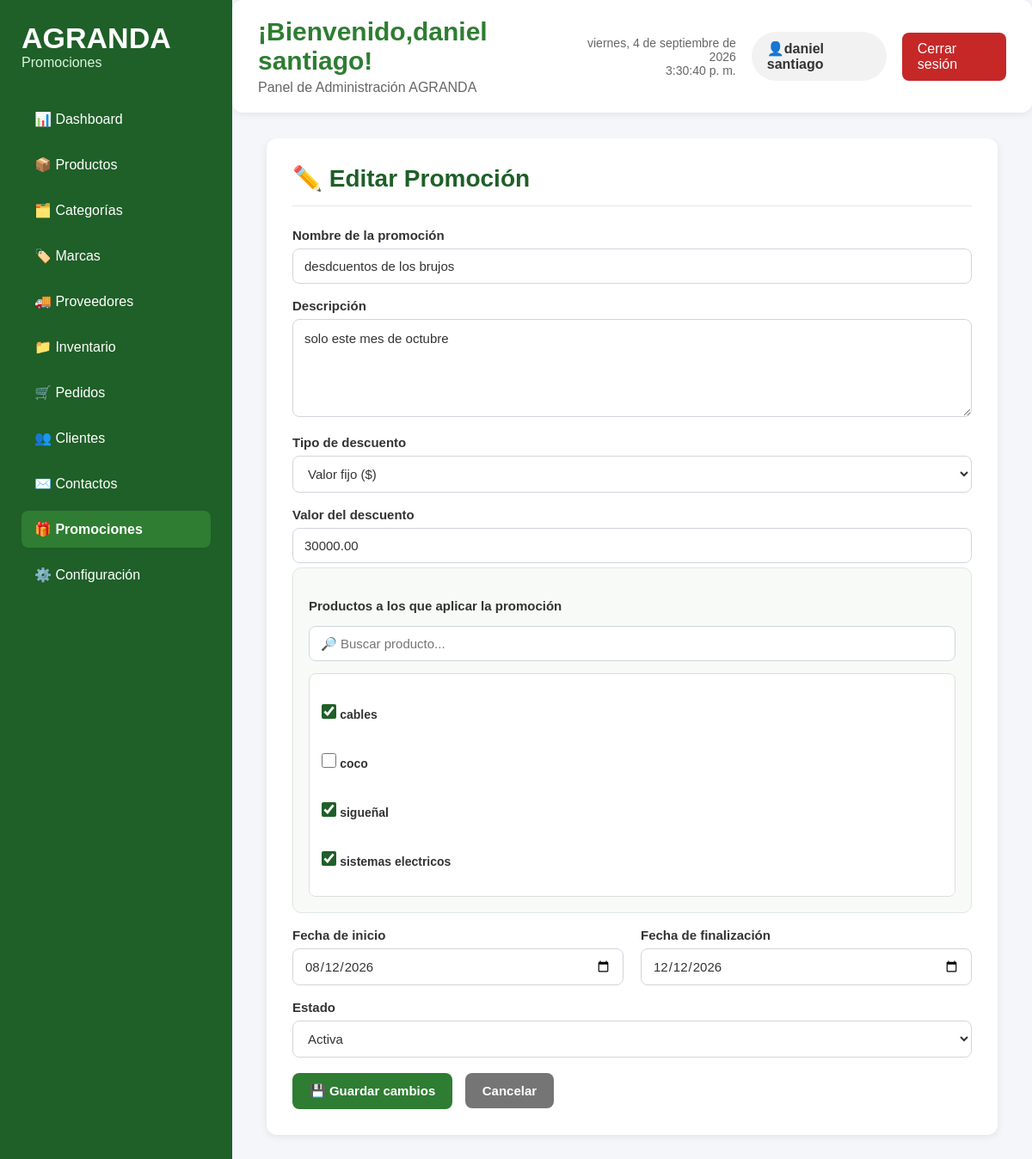
The page /admin/promociones/editar_promocion.php?id=3 (signed in) on the database its author committed.
### tables this page shows
CREATE TABLE `promociones` (
  `id_promocion` int(11) NOT NULL,
  `nombre` varchar(100) NOT NULL,
  `descripcion` text DEFAULT NULL,
  `tipo` enum('Porcentaje','Fijo') NOT NULL,
  `valor_descuento` decimal(10,2) NOT NULL,
  `fecha_inicio` date NOT NULL,
  `fecha_fin` date NOT NULL,
  `estado` tinyint(1) DEFAULT 1,
  `fecha_creacion` timestamp NOT NULL DEFAULT current_timestamp()
);

CREATE TABLE `productos` (
  `id_producto` int(11) NOT NULL,
  `id_categoria` int(11) NOT NULL,
  `id_marca` int(11) DEFAULT NULL,
  `nombre` varchar(150) NOT NULL,
  `descripcion` text DEFAULT NULL,
  `codigo_producto` varchar(50) NOT NULL,
  `precio` decimal(10,2) NOT NULL,
  `peso` decimal(8,2) DEFAULT NULL,
  `estado` tinyint(1) DEFAULT 1,
  `destacado` tinyint(1) DEFAULT 0,
  `fecha_creacion` timestamp NOT NULL DEFAULT current_timestamp(),
  `fecha_actualizacion` timestamp NOT NULL DEFAULT current_timestamp() ON UPDATE current_timestamp()
);

### admin/promociones/editar_promocion.php (the view, shortened to what this page needs)
<?php
require_once("../../config/conexion.php");
$id_promocion = intval($_GET["id"] ?? 0);
$sqlPromocion = "SELECT
                    id_promocion,
                    nombre,
                    descripcion,
                    tipo,
                    valor_descuento,
                    fecha_inicio,
                    fecha_fin,
                    estado
                 FROM promociones
                 WHERE id_promocion = ?";
$stmtPromocion = $conexion->prepare($sqlPromocion);
$stmtPromocion->bind_param("i", $id_promocion);
$stmtPromocion->execute();
$resultadoPromocion = $stmtPromocion->get_result();
$promocion = $resultadoPromocion->fetch_assoc();
$sqlProductos = "SELECT
                    id_producto,
                    nombre
                 FROM productos
                 WHERE estado = 1
                 ORDER BY nombre ASC";
$resultadoProductos = $conexion->query($sqlProductos);
$sqlAsociados = "SELECT id_producto
                 FROM promocion_producto
                 WHERE id_promocion = ?";
$stmtAsociados = $conexion->prepare($sqlAsociados);
$stmtAsociados->bind_param("i", $id_promocion);
$stmtAsociados->execute();
$resultadoAsociados = $stmtAsociados->get_result();
$productosAsociados = [];
while ($producto = $resultadoAsociados->fetch_assoc()) {
    $productosAsociados[] = $producto["id_producto"];
}
?>
<!DOCTYPE html>
<html lang="es">
<head>
    <link rel="stylesheet" href="promociones.css">
</head>
<body>
<div class="contenedor-dashboard">
    <aside class="menu-lateral">
        <div class="logo-panel">
            <h1>AGRANDA</h1>
            <p>Promociones</p>
        </div>
        <nav>
            <ul>
                <li><a href="../dashboard/dashboard.php">📊 Dashboard</a></li>
                <li><a href="../productos/productos.php">📦 Productos</a></li>
                <li><a href="../categorias/categorias.php">🗂️ Categorías</a></li>
                <li><a href="../marcas/marcas.php">🏷️ Marcas</a></li>
                <li><a href="../proveedores/proveedores.php">🚚 Proveedores</a></li>
                <li><a href="../inventario/inventario.php">📁 Inventario</a></li>
                <li><a href="../pedidos/pedidos.php">🛒 Pedidos</a></li>
                <li><a href="../clientes/clientes.php">👥 Clientes</a></li>
                <li><a href="../contactos/contactos.php">✉️ Contactos</a></li>
                <li><a href="promociones.php" class="activo">🎁 Promociones</a></li>
                <li><a href="../configuracion/configuracion.php">⚙️ Configuración</a></li>
            </ul>
        </nav>
    </aside>
    <main class="contenido">
        <header class="encabezado">
            <div class="titulo-panel">
                <h2>¡Bienvenido,<?php echo htmlspecialchars($_SESSION["nombre"]); ?>!</h2>
                <p>Panel de Administración AGRANDA</p>
            </div>
            <div class="panel-usuario">
                <div class="fecha-hora">
                    <span id="fecha"></span><br>
                    <span id="hora"></span>
                </div>
                <div class="usuario">👤<?php echo htmlspecialchars($_SESSION["nombre"]); ?></div>
                <a href="../cerrar_sesion.php"
                   class="btn-salir">Cerrar sesión</a>
            </div>
        </header>
        <div class="principal">
            <form
                action="acciones_promociones.php"
                method="POST"
            >
                <h2>✏️ Editar Promoción</h2>
                <label>Nombre de la promoción</label>
                <input
                    type="text"
                    name="nombre"
                    value="<?php echo htmlspecialchars($promocion["nombre"]); ?>"
                    required
                >
                <label>Descripción</label>
                <textarea
                    name="descripcion"
                    rows="4"
                    placeholder="Describe brevemente la promoción..."
                ><?php echo htmlspecialchars($promocion["descripcion"] ?? ""); ?></textarea>
                <label>Tipo de descuento</label>
                <select
                    name="tipo"
                    required
                >
                    <option value="Fijo"<?php echo $promocion["tipo"] === "Fijo"? "selected": "";?>>Valor fijo ($)</option>
                </select>
                <label>Valor del descuento</label>
                <input
                    type="number"
                    name="valor_descuento"
                    step="0.01"
                    min="0"
                    value="<?php echo htmlspecialchars($promocion["valor_descuento"]); ?>"
                    required
                >
                <div class="campo-aplicacion">
                    <label>Productos a los que aplicar la promoción</label>
                    <input
                        type="search"
                        id="buscar-producto"
                        class="buscar-aplicacion"
                        placeholder="🔎 Buscar producto..."
                    >
                    <div
                        class="lista-checklist"
                        id="lista-productos"
                    >
                        <?php if ($resultadoProductos && $resultadoProductos->num_rows > 0): ?>
                            <?php while ($producto = $resultadoProductos->fetch_assoc()): ?>
                                <label class="item-checklist">
                                    <input
                                        type="checkbox"
                                        name="id_producto[]"
                                        value="<?php echo $producto["id_producto"]; ?>"
                                        <?php
                                        if (
                                            in_array(
                                                $producto["id_producto"],
                                                $productosAsociados
                                            )
                                        ) {
                                            echo "checked";
                                        }
                                        ?>
                                    >
                                    <span><?php echo htmlspecialchars($producto["nombre"]);?></span>
                                </label>
                            <?php endwhile; ?>
                        <?php else: ?>
                            <p class="sin-resultados">No hay productos activos disponibles.</p>
                        <?php endif; ?>
                    </div>
                </div>
                <div class="fila">
                    <div class="campo">
                        <label>Fecha de inicio</label>
                        <input
                            type="date"
                            name="fecha_inicio"
                            value="<?php echo $promocion["fecha_inicio"]; ?>"
                            required
                        >
                    </div>
                    <div class="campo">
                        <label>Fecha de finalización</label>
                        <input
                            type="date"
                            name="fecha_fin"
                            value="<?php echo $promocion["fecha_fin"]; ?>"
                            required
                        >
                    </div>
                </div>
                <label>Estado</label>
                <select
                    name="estado"
                    required
                >
                    <option value="1"<?php echo $promocion["estado"]? "selected": "";?>>Activa</option>
                </select>
                <br><br>
                <button type="submit"
                    class="btn-nuevo">💾 Guardar cambios</button>
                <a href="promociones.php"
                    class="btn-cancelar">Cancelar</a>
            </form>
        </div>
    </main>
</div>
</body>
</html>

### admin/promociones/promociones.css (style rules this page uses)
* { margin:0; padding:0; box-sizing:border-box; font-family:Arial, Helvetica, sans-serif; }
body { background:#f4f6f9; color:#333; height:100vh; overflow:hidden; }
.contenedor-dashboard { display:flex; height:100vh; }
.menu-lateral { width:270px; background:#1f5f28; color:white; padding:25px; height:100vh; position:sticky; top:0; overflow-y:auto; flex-shrink:0; }
.logo-panel { margin-bottom:35px; }
.logo-panel h1 { font-size:34px; }
.logo-panel p { color:#d9f5dc; }
.menu-lateral ul { list-style:none; }
.menu-lateral li { margin:10px 0; }
.menu-lateral a { color:white; text-decoration:none; display:block; padding:12px 15px; border-radius:8px; transition:.3s; }
.menu-lateral a.activo { background:#2e7d32; font-weight:bold; }
.contenido { flex:1; display:flex; flex-direction:column; height:100vh; overflow:hidden; }
.encabezado { display:flex; justify-content:space-between; align-items:center; background:white; padding:20px 30px; border-radius:12px; box-shadow:0 2px 10px rgba(0,0,0,.08); margin-bottom:30px; position:sticky; top:0; z-index:100; flex-shrink:0; }
.titulo-panel h2 { color:#2e7d32; font-size:30px; }
.titulo-panel p { color:#666; margin-top:5px; }
.panel-usuario { display:flex; align-items:center; gap:18px; }
.fecha-hora { text-align:right; color:#666; font-size:14px; }
.usuario { background:#f2f2f2; padding:10px 18px; border-radius:30px; font-weight:bold; }
.btn-salir { background:#c62828; color:white; padding:10px 18px; text-decoration:none; border-radius:8px; transition:.3s; }
.btn-nuevo { display:inline-block; background:#2e7d32; color:white; text-decoration:none; padding:12px 20px; border-radius:8px; font-weight:bold; transition:.3s; }
.principal { flex:1; overflow-y:auto; padding:0 30px 30px 30px; }
.principal form { background:white; padding:30px; border-radius:12px; box-shadow:0 2px 10px rgba(0,0,0,.08); max-width:850px; margin:0 auto; }
.principal form h2 { color:#1f5f28; font-size:28px; margin-bottom:25px; padding-bottom:15px; border-bottom:1px solid #e5e7eb; }
.principal form label { display:block; margin-top:17px; margin-bottom:7px; font-weight:bold; color:#333; font-size:15px; }
.principal form input, .principal form textarea, .principal form select { width:100%; padding:11px 13px; border:1px solid #d1d5db; border-radius:8px; font-size:15px; font-family:Arial, Helvetica, sans-serif; outline:none; background:white; color:#333; transition:.2s; }
.principal form textarea { resize:vertical; min-height:100px; line-height:1.5; }
.principal .fila { display:flex; gap:20px; width:100%; }
.principal .campo { flex:1; }
.campo-aplicacion { margin-top:5px; padding:18px; background:#f8faf8; border:1px solid #e0e7e1; border-radius:10px; }
.principal .btn-nuevo { display:inline-block; background:#2e7d32; color:white; border:none; text-decoration:none; padding:12px 20px; border-radius:8px; font-size:15px; font-weight:bold; cursor:pointer; transition:.3s; }
.principal .btn-cancelar { display:inline-block; margin-left:10px; padding:12px 20px; background:#757575; color:white; text-decoration:none; border-radius:8px; font-size:15px; font-weight:bold; transition:.3s; }
.buscar-aplicacion { width:100%; padding:10px 13px; margin-bottom:10px; border:1px solid #d1d5db; border-radius:8px; font-size:14px; outline:none; background:white; transition:.2s; }
.lista-checklist { margin-top: 10px; max-height: 220px; overflow-y: auto; border: 1px solid #dcdcdc; border-radius: 8px; background: #ffffff; padding: 8px; }
.item-checklist { display: flex; align-items: center; gap: 10px; padding: 10px 12px; margin-bottom: 4px; border-radius: 6px; cursor: pointer; transition: background 0.2s ease; }
.item-checklist input[type="checkbox"] { width: 17px; height: 17px; cursor: pointer; accent-color: #2e7d32; }
.item-checklist span { font-size: 14px; color: #333; }
.buscar-aplicacion { width: 100%; box-sizing: border-box; margin-bottom: 8px; }
.lista-checklist { max-height: 260px; overflow-y: auto; border: 1px solid #ddd; border-radius: 8px; background: #fff; padding: 8px 0; margin-top: 10px; }
.item-checklist { display: flex; align-items: center; gap: 10px; padding: 10px 14px; margin: 0; cursor: pointer; transition: background 0.2s; }
.item-checklist input[type="checkbox"] { width: 17px; height: 17px; cursor: pointer; accent-color: #1f5f28; }
.buscar-aplicacion { width: 100%; box-sizing: border-box; padding: 10px 12px; margin-top: 8px; margin-bottom: 4px; border: 1px solid #ccc; border-radius: 7px; font-size: 14px; }

### rows shown on the page
promociones: nombre "desdcuentos de los brujos", descripcion "solo este mes de octubre", tipo "Valor fijo ($)", valor_descuento "30000.00", fecha_inicio "08/12/2026", fecha_fin "12/12/2026", estado "Activa"
productos: id_producto "☑", nombre "cables"
productos: nombre "coco"
productos: id_producto "☑", nombre "sigueñal"
productos: id_producto "☑", nombre "sistemas electricos"

### other values the page prints
$_SESSION["nombre"] "daniel santiago"
